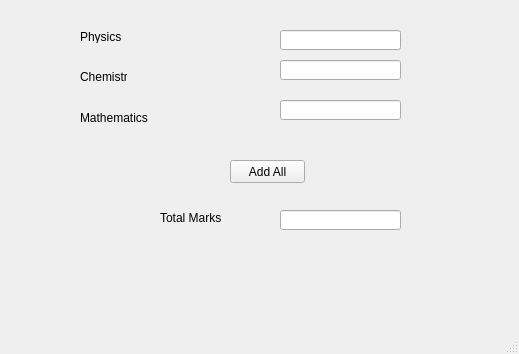
<?xml version="1.0" encoding="UTF-8"?>
<ui version="4.0">
 <class>MainWindow</class>
 <widget class="QMainWindow" name="MainWindow">
  <property name="geometry">
   <rect>
    <x>0</x>
    <y>0</y>
    <width>519</width>
    <height>354</height>
   </rect>
  </property>
  <property name="windowTitle">
   <string>MainWindow</string>
  </property>
  <widget class="QWidget" name="centralwidget">
   <widget class="QPushButton" name="pushButton">
    <property name="geometry">
     <rect>
      <x>230</x>
      <y>160</y>
      <width>75</width>
      <height>23</height>
     </rect>
    </property>
    <property name="text">
     <string>Add All</string>
    </property>
   </widget>
   <widget class="QLabel" name="label_2">
    <property name="geometry">
     <rect>
      <x>80</x>
      <y>70</y>
      <width>47</width>
      <height>13</height>
     </rect>
    </property>
    <property name="text">
     <string>Chemistry</string>
    </property>
   </widget>
   <widget class="QLabel" name="label_3">
    <property name="geometry">
     <rect>
      <x>80</x>
      <y>110</y>
      <width>71</width>
      <height>16</height>
     </rect>
    </property>
    <property name="text">
     <string>Mathematics</string>
    </property>
   </widget>
   <widget class="QLabel" name="label_4">
    <property name="geometry">
     <rect>
      <x>160</x>
      <y>210</y>
      <width>71</width>
      <height>16</height>
     </rect>
    </property>
    <property name="text">
     <string>Total Marks</string>
    </property>
   </widget>
   <widget class="QLabel" name="label">
    <property name="geometry">
     <rect>
      <x>80</x>
      <y>30</y>
      <width>47</width>
      <height>13</height>
     </rect>
    </property>
    <property name="text">
     <string>Physics</string>
    </property>
   </widget>
   <widget class="QLineEdit" name="lineEdit">
    <property name="geometry">
     <rect>
      <x>280</x>
      <y>30</y>
      <width>121</width>
      <height>20</height>
     </rect>
    </property>
   </widget>
   <widget class="QLineEdit" name="lineEdit_2">
    <property name="geometry">
     <rect>
      <x>280</x>
      <y>60</y>
      <width>121</width>
      <height>20</height>
     </rect>
    </property>
   </widget>
   <widget class="QLineEdit" name="lineEdit_3">
    <property name="geometry">
     <rect>
      <x>280</x>
      <y>100</y>
      <width>121</width>
      <height>20</height>
     </rect>
    </property>
   </widget>
   <widget class="QLineEdit" name="lineEdit_4">
    <property name="geometry">
     <rect>
      <x>280</x>
      <y>210</y>
      <width>121</width>
      <height>20</height>
     </rect>
    </property>
   </widget>
  </widget>
  <widget class="QMenuBar" name="menubar">
   <property name="geometry">
    <rect>
     <x>0</x>
     <y>0</y>
     <width>519</width>
     <height>21</height>
    </rect>
   </property>
  </widget>
  <widget class="QStatusBar" name="statusbar"/>
 </widget>
 <resources/>
 <connections/>
</ui>
